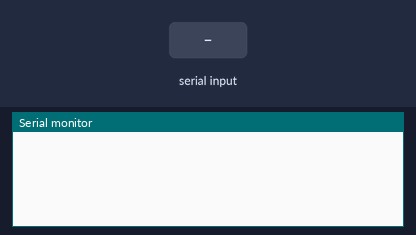
A sketch run on a simulated Arduino Leonardo, built with avr-gcc and run on an emulated ATmega32U4. Parts: the last lines printed to the serial monitor. The test bench sets the inputs (shaded band). Random numbers use the default seed unless the sketch sets one; USB keyboard and mouse output is not drawn.

Above: at 1.2 s.
1.3 s: "S90\n" received over Serial
At 1.8 s:
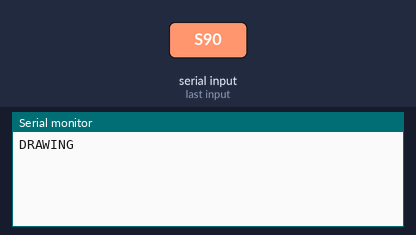
2.8 s: "E90\n" received over Serial
At 4.2 s:
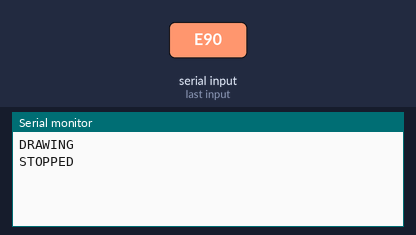

Measured:
- after the input at 1.3 s, the serial monitor: prints a new line at once (image 1)
- after the input at 2.8 s, the serial monitor: prints a new line at once (image 2)

The sketch:

script.ino
```cpp
#include <Mouse.h>

float xValue = 0;               // positive = right, negative = left; magnitude = speed (px/step)
float yValue = -5;              // positive = down, negative = up; magnitude = speed (px/step)
float smoothness = 0;           // 0 = perfectly straight; higher = more random wobble per step (e.g. 10 = very jittery); decimals allowed
const int stepDelayMs = 15;     // ms between steps
const unsigned long maxDurationMs = 10000; // safety cutoff in case a stop signal is missed

bool drawing = false;
unsigned long drawStart = 0;
float accumX = 0, accumY = 0;   // fractional carry so decimal speeds average out correctly

String inputBuffer = "";

void setup() {
  Serial.begin(9600);
  Mouse.begin();
  randomSeed(analogRead(A0));
}

// random float in [-smoothness, smoothness]; 0 when smoothness is 0
float jitter() {
  if (smoothness <= 0) return 0;
  return (random(-10000, 10001) / 10000.0) * smoothness;
}

void loop() {
  while (Serial.available()) {
    char c = Serial.read();
    if (c == '\n') {
      handleCommand(inputBuffer);
      inputBuffer = "";
    } else if (c != '\r') {
      inputBuffer += c;
    }
  }

  if (drawing) {
    if (millis() - drawStart >= maxDurationMs) {
      drawing = false;
      Serial.println("DONE");
    } else {
      accumX += xValue + jitter();
      accumY += yValue + jitter(); // screen's "positive = down" already matches yValue's convention

      int dx = (int) round(accumX);
      int dy = (int) round(accumY);

      Mouse.move(dx, dy);

      accumX -= dx;
      accumY -= dy;

      delay(stepDelayMs);
    }
  }
}

void handleCommand(String cmd) {
  if (cmd.length() == 0) return;
  char code = cmd[0];
  String value = cmd.substring(1);

  if (code == 'S') {
    drawing = true;
    drawStart = millis();
    accumX = 0;
    accumY = 0;
    Serial.println("DRAWING");
  } else if (code == 'E') {
    drawing = false;
    Serial.println("STOPPED");
  } else if (code == 'X') {
    xValue = value.toFloat();
  } else if (code == 'Y') {
    yValue = value.toFloat();
  } else if (code == 'M') {
    smoothness = value.toFloat();
    if (smoothness < 0) smoothness = 0;
  }
}
```
